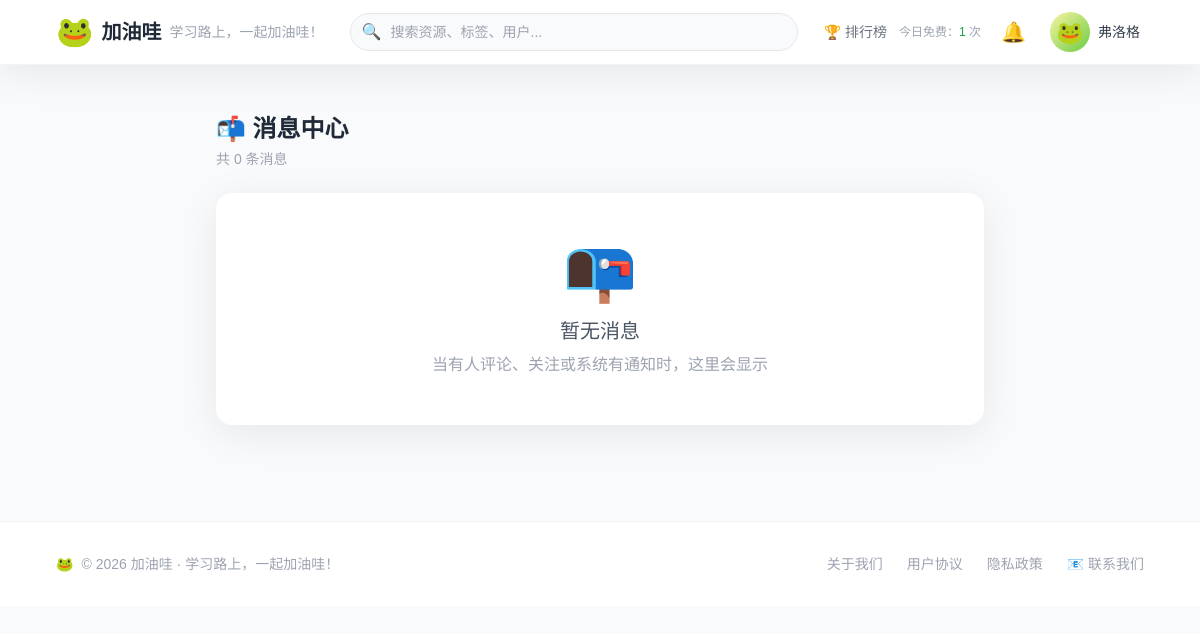
The app's page /notifications/ (signed in), older data.
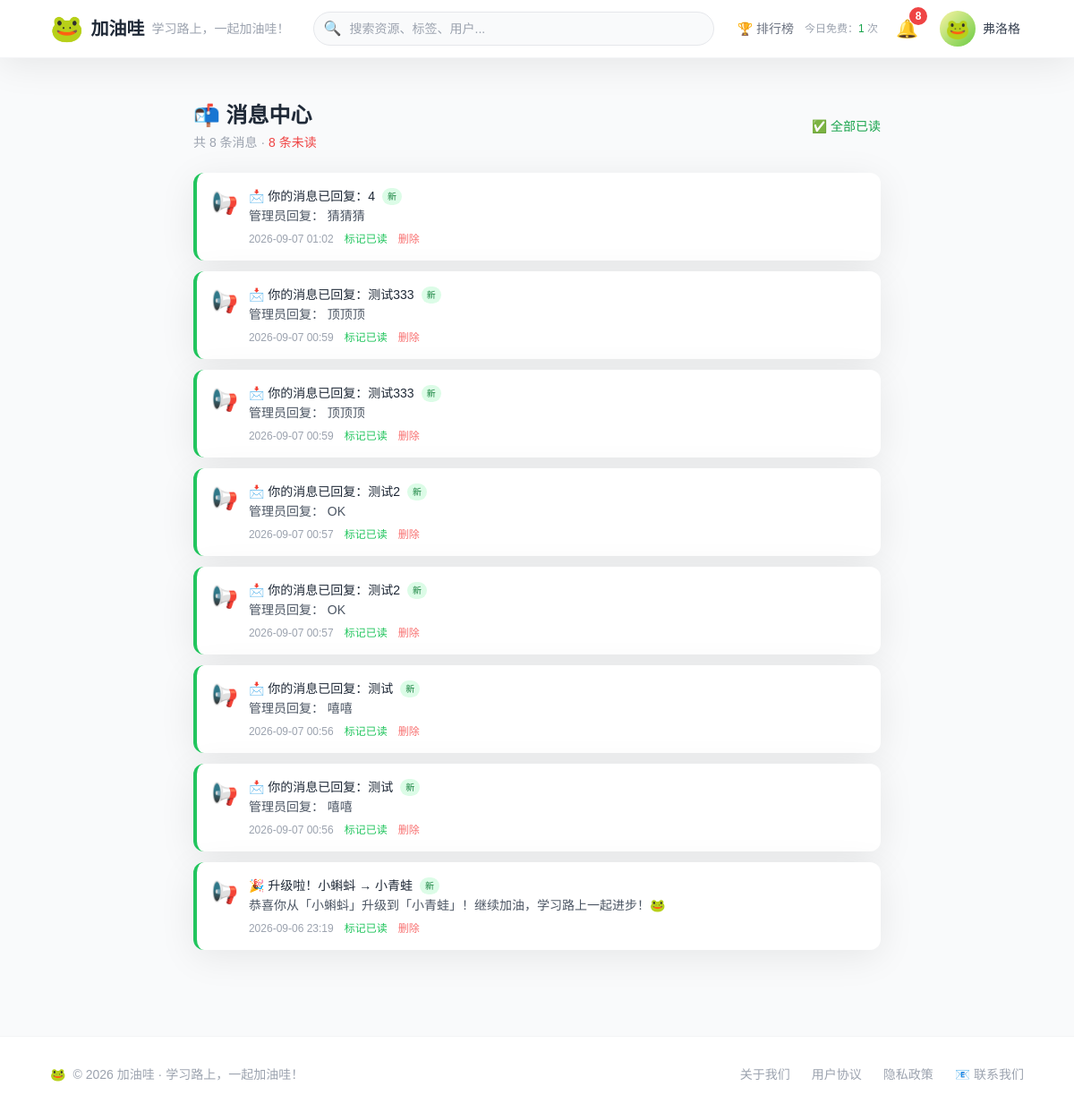
The same page, newer data.
### notifications/models.py (models this page shows, shortened)
class Notification(models.Model):
    TYPE_CHOICES = (
        ('system', '系统消息'),
        ('audit_pass', '审核通过'),
        ('audit_reject', '审核不通过'),
        ('comment', '评论通知'),
        ('follow', '关注通知'),
        ('like', '点赞通知'),
    )
    recipient = models.ForeignKey(
        settings.AUTH_USER_MODEL,
        on_delete=models.CASCADE,
        related_name='received_notifications',
        verbose_name='接收者'
    )
    sender = models.ForeignKey(
        settings.AUTH_USER_MODEL,
        null=True,
        blank=True,
        on_delete=models.SET_NULL,
        related_name='sent_notifications',
        verbose_name='发送者'
    )
    title = models.CharField(max_length=100, verbose_name='标题')
    content = models.TextField(verbose_name='内容')
    is_read = models.BooleanField(default=False, verbose_name='是否已读')
    message_type = models.CharField(
        max_length=30,
        choices=TYPE_CHOICES,
        default='system',
        verbose_name='消息类型'
    )
    related_resource = models.ForeignKey(
        'resources.Resource',
        null=True,
        blank=True,
        on_delete=models.SET_NULL,
        verbose_name='关联资源'
    )
    related_comment = models.ForeignKey(
        'resources.Comment',
        null=True,
        blank=True,
        on_delete=models.SET_NULL,
        verbose_name='关联评论'
    )
    created_at = models.DateTimeField(auto_now_add=True, verbose_name='发送时间')
    class Meta:
        db_table = 'notifications_notification'
        ordering = ['-created_at']
        verbose_name = '站内私信'
        verbose_name_plural = '站内私信'
        indexes = [
            models.Index(fields=['recipient', '-created_at']),
            models.Index(fields=['recipient', 'is_read']),
        ]

### notifications/views.py (the view)
# urls.py: path('', views.notification_list, name='list'),
@login_required
def notification_list(request):
    notifications = Notification.objects.filter(recipient=request.user).order_by('-created_at')
    unread_count = notifications.filter(is_read=False).count()
    paginator = Paginator(notifications, 20)
    page = request.GET.get('page', 1)
    notifications_page = paginator.get_page(page)
    context = {
        'notifications': notifications_page,
        'unread_count': unread_count,
    }
    return render(request, 'notifications/list.html', context)

### templates/notifications/list.html (shortened to what this page needs)
{% extends 'base.html' %}
{% load static %}
{% block content %}
<div class="max-w-3xl mx-auto py-6">
    <div class="flex items-center justify-between mb-6">
        <div>
            <h1 class="text-2xl font-bold text-gray-800">📬 消息中心</h1>
            <p class="text-sm text-gray-400 mt-1">
                共 {{ notifications.paginator.count }} 条消息
                {% if unread_count > 0 %}
                · <span class="text-red-500 font-medium">{{ unread_count }} 条未读</span>
                {% endif %}
            </p>
        </div>
        <div class="flex space-x-3">
            {% if unread_count > 0 %}
            <button onclick="markAllRead()"
                    class="text-sm text-green-600 hover:text-green-700 transition">
                ✅ 全部已读
            </button>
            {% endif %}
        </div>
    </div>
    {% if notifications %}
    <div class="space-y-3">
        {% for notice in notifications %}
        <div id="notification-{{ notice.id }}"
             class="bg-white rounded-xl card-shadow p-4 hover:shadow-lg transition {% if not notice.is_read %}border-l-4 border-green-500{% endif %}">
            <div class="flex items-start space-x-3">
                <span class="text-2xl flex-shrink-0 mt-0.5">
                    {% if notice.message_type == 'comment' %}💬
                    {% elif notice.message_type == 'follow' %}👤
                    {% elif notice.message_type == 'like' %}❤️
                    {% elif notice.message_type == 'audit_pass' %}✅
                    {% elif notice.message_type == 'audit_reject' %}❌
                    {% else %}📢{% endif %}
                </span>
                <div class="flex-1 min-w-0">
                    <div class="flex items-center gap-2">
                        <span class="font-medium text-gray-800 text-sm">{{ notice.title }}</span>
                        {% if not notice.is_read %}
                        <span class="text-[10px] bg-green-100 text-green-700 px-1.5 py-0.5 rounded-full">新</span>
                        {% endif %}
                    </div>
                    <p class="text-gray-600 text-sm mt-0.5">{{ notice.content }}</p>
                    <div class="flex items-center gap-3 mt-2 text-xs text-gray-400">
                        <span>{{ notice.created_at|date:"Y-m-d H:i" }}</span>
                        {% if not notice.is_read %}
                        <button onclick="markRead({{ notice.id }})"
                                class="text-green-500 hover:text-green-700 transition">
                            标记已读
                        </button>
                        {% endif %}
                        <button onclick="deleteNotification({{ notice.id }})"
                                class="text-red-400 hover:text-red-600 transition">
                            删除
                        </button>
                    </div>
                </div>
            </div>
        </div>
        {% endfor %}
    </div>
    {% else %}
    <div class="bg-white rounded-2xl card-shadow p-12 text-center">
        <div class="text-6xl mb-4">📭</div>
        <h3 class="text-xl font-medium text-gray-600">暂无消息</h3>
        <p class="text-gray-400 mt-2">当有人评论、关注或系统有通知时，这里会显示</p>
    </div>
    {% endif %}
</div>
{% endblock %}

### templates/base.html (shortened to what the changed rows need)
<!DOCTYPE html>
<html lang="zh-CN">
<head>
    <script src="https://cdn.tailwindcss.com"></script>
</head>
<body x-data="{ mobileMenu: false, notificationOpen: false, userMenuOpen: false }" class="bg-gray-50">
    <nav class="bg-white border-b border-gray-100 sticky top-0 z-50 card-shadow">
        <div class="max-w-6xl mx-auto px-4 sm:px-6 lg:px-8">
            <div class="flex justify-between items-center h-16">
                <div class="flex items-center space-x-3">
                    {% if user.is_authenticated %}
						<div x-data="{ open: false }" class="relative">
							<button @click="open = !open"
									@click.away="open = false"
									class="relative p-2 rounded-full hover:bg-gray-100 transition">
								<span class="text-xl">🔔</span>
								{% if unread_count > 0 %}
								<span class="absolute -top-0.5 -right-0.5 bg-red-500 text-white text-xs rounded-full w-5 h-5 flex items-center justify-center font-bold">
									{{ unread_count }}
								</span>
								{% endif %}
							</button>
						</div>
                    {% else %}
                        <a href="{% url 'users:login' %}" class="text-gray-600 hover:text-green-600 text-sm font-medium">登录</a>
                        <a href="{% url 'users:register' %}" class="btn-primary text-sm py-2 px-4">免费注册</a>
                    {% endif %}
                </div>
            </div>
        </div>
    </nav>
    <main class="max-w-6xl mx-auto px-4 sm:px-6 lg:px-8 py-6">
        {% block content %}{% endblock %}
    </main>
</body>
</html>

Row changes from the older to the newer data that the page shows:
added Notification: title "📩 你的消息已回复：4", is_read "新", content "管理员回复： 猜猜猜", created_at "2026-09-07 01:02"
added Notification: title "📩 你的消息已回复：测试333", is_read "新", content "管理员回复： 顶顶顶", created_at "2026-09-07 00:59"
added Notification: title "📩 你的消息已回复：测试333", is_read "新", content "管理员回复： 顶顶顶", created_at "2026-09-07 00:59"
added Notification: title "📩 你的消息已回复：测试2", is_read "新", content "管理员回复： OK", created_at "2026-09-07 00:57"
added Notification: title "📩 你的消息已回复：测试2", is_read "新", content "管理员回复： OK", created_at "2026-09-07 00:57"
added Notification: title "📩 你的消息已回复：测试", is_read "新", content "管理员回复： 嘻嘻", created_at "2026-09-07 00:56"
added Notification: title "📩 你的消息已回复：测试", is_read "新", content "管理员回复： 嘻嘻", created_at "2026-09-07 00:56"
added Notification: title "🎉 升级啦！小蝌蚪 → 小青蛙", is_read "新", content "恭喜你从「小蝌蚪」升级到「小青蛙」！继续加油，学习路上一起进步！🐸", created_at "2026-09-06 23:19"
Text that changed along with them:
{{ unread_count }}: (not shown) → "8"
{{ notifications.paginator.count }}: "0" → "8"
text no longer shown: "📭 暂无消息 当有人评论、关注或系统有通知时，这里会显示"
text now shown: "· 条未读 ✅ 全部已读"
